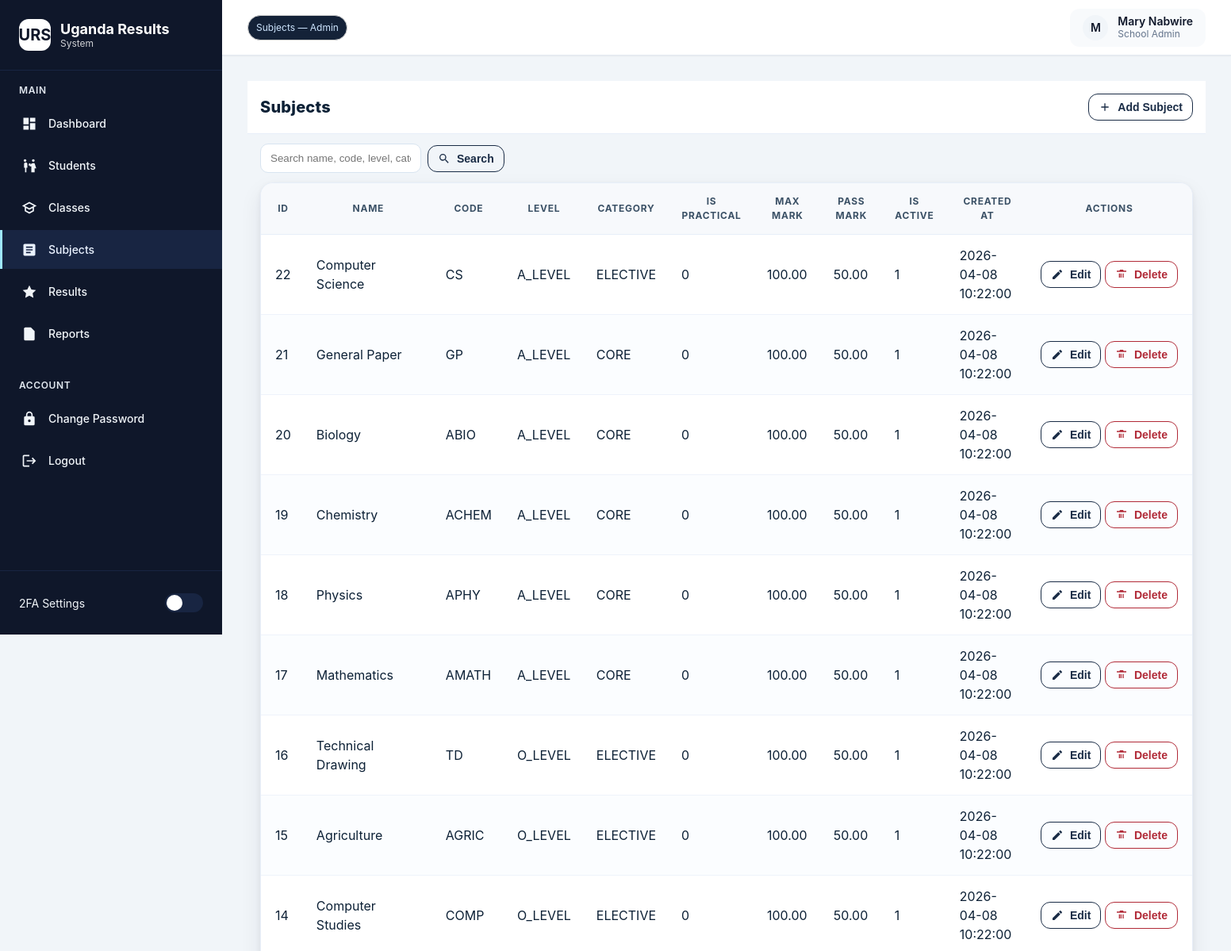
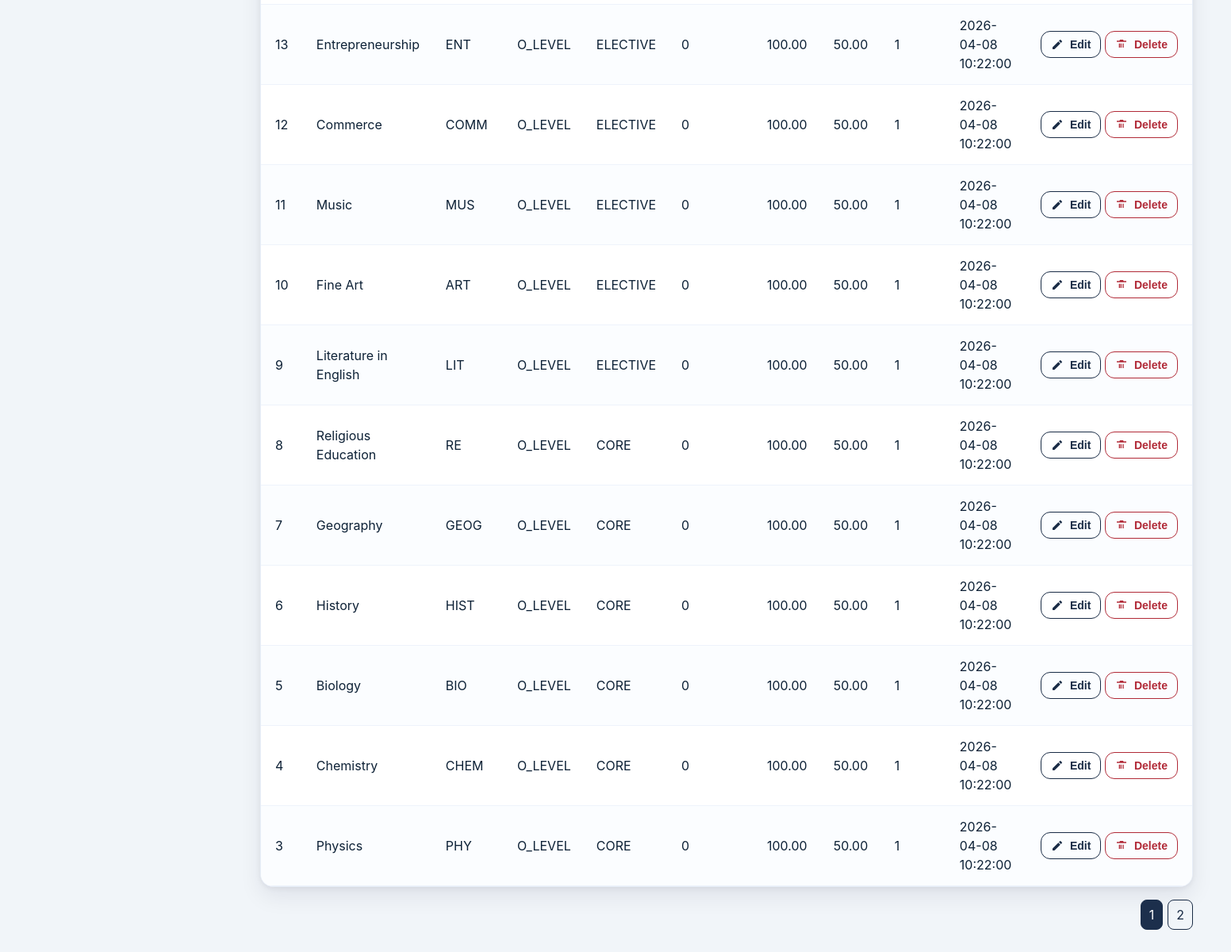
The app's page /public/admin/subjects.php (signed in) with its own data (2 pictures, top to bottom).
### tables this page shows
CREATE TABLE subjects (
    id INT PRIMARY KEY AUTO_INCREMENT,
    school_id INT NOT NULL,
    name VARCHAR(100) NOT NULL,
    code VARCHAR(20) NOT NULL,
    level ENUM('O_LEVEL', 'A_LEVEL', 'BOTH') NOT NULL,
    category ENUM('CORE', 'ELECTIVE', 'SUBSIDIARY') DEFAULT 'CORE',
    is_practical BOOLEAN DEFAULT FALSE,
    max_mark DECIMAL(5,2) DEFAULT 100.00,
    pass_mark DECIMAL(5,2) DEFAULT 50.00,
    is_active BOOLEAN DEFAULT TRUE,
    created_at TIMESTAMP DEFAULT CURRENT_TIMESTAMP
);

### public/admin/subjects.php (the view, shortened to what this page needs)
<?php
$schoolId = $_SESSION['school_id'] ?? (function_exists('get_school_id') ? get_school_id() : null);
function __get_pdo_subj(): PDO {
    $dsn  = defined('DB_DSN')  ? DB_DSN  : 'mysql:host='.(defined('DB_HOST')?DB_HOST:'127.0.0.1').';dbname='.(defined('DB_NAME')?DB_NAME:'').';charset=utf8mb4';
    $user = defined('DB_USER') ? DB_USER : '';
    $pass = defined('DB_PASS') ? DB_PASS : '';
    return new PDO($dsn, $user, $pass, [
        PDO::ATTR_ERRMODE            => PDO::ERRMODE_EXCEPTION,
        PDO::ATTR_DEFAULT_FETCH_MODE => PDO::FETCH_ASSOC,
    ]);
}
function __table_exists_subj(PDO $pdo, string $table): bool {
    $stmt = $pdo->query("SHOW TABLES LIKE " . $pdo->quote($table));
    return (bool)$stmt->fetchColumn();
}
function __columns_subj(PDO $pdo, string $table): array {
    $cols = [];
    foreach ($pdo->query("SHOW COLUMNS FROM `{$table}`") as $row) { $cols[] = $row['Field']; }
    return $cols;
}
function __ix(array $a, array $b): array { return array_values(array_intersect($a, $b)); }
$pdo           = __get_pdo_subj();
$subjectsTable = 'subjects';
if (!__table_exists_subj($pdo, $subjectsTable)) {
    include __DIR__ . '/../../views/layouts/header.php';
    echo '<div class="container" style="padding:16px">';
    echo '<div class="alert alert-warning">The table <strong>'.$subjectsTable.'</strong> was not found. Please import your schema or update this file.</div>';
    echo '</div>';
    include __DIR__ . '/../../views/layouts/footer.php';
    exit;
}
$cols           = __columns_subj($pdo, $subjectsTable);
$hasId          = in_array('id', $cols, true);
$hasSchoolCol   = in_array('school_id', $cols, true);
$q      = trim((string)($_GET['q'] ?? ''));
$page   = max(1, (int)($_GET['page'] ?? 1));
$per    = 20;
$offset = ($page - 1) * $per;
$where = []; $bind = [];
if ($hasSchoolCol && $schoolId !== null) { $where[]="`school_id`=:sid"; $bind[':sid']=$schoolId; }
$whereSql = $where ? 'WHERE '.implode(' AND ', $where) : '';
$cnt = $pdo->prepare("SELECT COUNT(*) FROM `{$subjectsTable}` {$whereSql}");
$cnt->execute($bind);
$total = (int)$cnt->fetchColumn();
$preferred = __ix(
    ['id','name','code','level','category','is_practical','max_mark','pass_mark','is_active','created_at'],
    $cols
);
$sel = $pdo->prepare("SELECT `".implode('`,`',$preferred)."` FROM `{$subjectsTable}` {$whereSql} ORDER BY ".($hasId?'`id` DESC':'1')." LIMIT :lim OFFSET :off");
foreach ($bind as $k=>$v) { $sel->bindValue($k, $v, is_int($v)?PDO::PARAM_INT:PDO::PARAM_STR); }
$sel->bindValue(':lim', $per, PDO::PARAM_INT);
$sel->bindValue(':off', $offset, PDO::PARAM_INT);
$sel->execute();
$rows  = $sel->fetchAll();
$pages = (int)ceil($total / $per);
include __DIR__ . '/../../views/layouts/header.php';
?>
<section class="subjects-page">
  <div class="page-head">
    <h1>Subjects</h1>
    <div class="actions">
      <button class="btn btn-primary" id="btnOpenAdd" type="button">
        <svg viewBox="0 0 24 24" fill="currentColor"><path d="M11 11V5h2v6h6v2h-6v6h-2v-6H5v-2z"/></svg>
        Add Subject
      </button>
    </div>
  </div>
  <form class="search" method="get" action="">
    <input type="text" name="q" value="<?php echo htmlspecialchars($q); ?>" placeholder="Search name, code, level, category, teacher…">
    <button class="btn" type="submit">
      <svg viewBox="0 0 24 24" fill="currentColor"><path d="M15.5 14h-.79l-.28-.27A6.471 6.471 0 0 0 16 9.5 6.5 6.5 0 1 0 9.5 16c1.61 0 3.09-.59 4.23-1.57l.27.28v.79l5 4.99L20.49 19l-4.99-5zM9.5 14A4.5 4.5 0 1 1 14 9.5 4.505 4.505 0 0 1 9.5 14z"/></svg>
      Search
    </button>
  </form>
  <div class="table-wrap">
    <?php if ($total === 0): ?>
      <div class="empty">No subjects found<?php echo $q ? ' for "<strong>'.htmlspecialchars($q).'</strong>"' : ''; ?>.</div>
    <?php else: ?>
      <table>
        <thead>
          <tr>
            <?php foreach ($preferred as $c): ?>
              <th><?php echo ucwords(str_replace('_',' ', $c)); ?></th>
            <?php endforeach; ?>
            <?php if ($hasId): ?><th class="actions-col">Actions</th><?php endif; ?>
          </tr>
        </thead>
        <tbody>
          <?php foreach ($rows as $r): ?>
            <tr>
              <?php foreach ($preferred as $c): ?>
                <td>
                  <?php
                    $val = $r[$c];
                    if (in_array($c, ['is_practical','is_active'], true)) {
                        echo (int)$val ? '1' : '0';
                    } else {
                        echo htmlspecialchars(is_scalar($val) ? (string)$val : json_encode($val));
                    }
                  ?>
                </td>
              <?php endforeach; ?>
              <?php if ($hasId): ?>
                <td class="actions-col">
                  <button class="btn" type="button" data-act="edit"
                          data-row='<?php echo htmlspecialchars(json_encode($r), ENT_QUOTES, "UTF-8"); ?>' title="Edit">
                    <svg viewBox="0 0 24 24" fill="currentColor"><path d="M3 17.25V21h3.75L17.81 9.94l-3.75-3.75L3 17.25zM20.71 7.04a1.003 1.003 0 0 0 0-1.41l-2.34-2.34a1.003 1.003 0 0 0-1.41 0l-1.83 1.83 3.75 3.75 1.83-1.83z"/></svg>
                    Edit
                  </button>
                  <form method="post" style="display:inline" onsubmit="return confirm('Delete this subject? This cannot be undone.');">
                    <button class="btn btn-danger" type="submit" title="Delete">
                      <svg viewBox="0 0 24 24" fill="currentColor"><path d="M9 3h6l1 2h5v2H3V5h5l1-2zm1 7h2v8h-2v-8zm4 0h2v8h-2v-8zM7 10h2v8H7v-8z"/></svg>
                      Delete
                    </button>
                  </form>
                </td>
              <?php endif; ?>
            </tr>
          <?php endforeach; ?>
        </tbody>
      </table>
    <?php endif; ?>
  </div>
  <?php if ($pages > 1): ?>
    <div class="pagination">
      <?php for ($i=1; $i<=$pages; $i++):
        $url = '?'.http_build_query(['q'=>$q,'page'=>$i]);
        $cls = 'page-link'.($i === $page ? ' active' : '');
      ?>
        <a class="<?php echo $cls; ?>" href="<?php echo $url; ?>"><?php echo $i; ?></a>
      <?php endfor; ?>
    </div>
  <?php endif; ?>
</section>
<?php include __DIR__ . '/../../views/layouts/footer.php';

### assets/css/app.css (style rules this page uses)
:root { --primary-50: #f8fafc;; --primary-100: #f1f5f9; --primary-200: #e2e8f0; --primary-300: #cbd5e1; --primary-400: #94a3b8; --primary-500: #182542; --primary-600: #182542; --primary-700: #0f172a; --primary-800: #0f172a; --primary-900: #0f172a; --gray-50: #f8fafc; --gray-100: #f1f5f9; --gray-200: #e2e8f0; --gray-300: #cbd5e1; --gray-400: #94a3b8; --gray-500: #64748b; --gray-600: #475569; --gray-700: #334155; --gray-800: #1e293b; --gray-900: #0f172a; --white: #ffffff; --black: #000000; --shadow-sm: 0 1px 2px 0 rgb(0 0 0 / 0.05); --shadow-md: 0 4px 6px -1px rgb(0 0 0 / 0.1), 0 2px 4px -2px rgb(0 0 0 / 0.1); --shadow-lg: 0 10px 15px -3px rgb(0 0 0 / 0.1), 0 4px 6px -4px rgb(0 0 0 / 0.1); --shadow-xl: 0 20px 25px -5px rgb(0 0 0 / 0.1), 0 8px 10px -6px rgb(0 0 0 / 0.1); --radius-sm: 0.375rem; --radius-md: 0.5rem; --radius-lg: 0.75rem; --radius-xl: 1rem; --transition: all 0.3s cubic-bezier(0.4, 0, 0.2, 1); --transition-fast: all 0.15s cubic-bezier(0.4, 0, 0.2, 1); --sidebar-width: 280px; }
*, *::before, *::after { box-sizing: border-box; margin: 0; padding: 0; }
html { font-size: 16px; line-height: 1.5; font-family: -apple-system, BlinkMacSystemFont, 'Segoe UI', Roboto, 'Helvetica Neue', Arial, sans-serif; scroll-behavior: smooth; }
body { background-color: var(--gray-100); color: var(--gray-900); min-height: 100vh; transition: var(--transition); font-feature-settings: 'kern' 1, 'liga' 1; text-rendering: optimizeLegibility; -webkit-font-smoothing: antialiased; -moz-osx-font-smoothing: grayscale; }
table tbody tr { transition: background-color .18s ease, color .18s ease; }
.btn { display: inline-flex; align-items: center; justify-content: center; padding: 0.625rem 1.25rem; border: 1px solid transparent; border-radius: var(--radius-md); font-size: 0.875rem; font-weight: 500; text-decoration: none; cursor: pointer; transition: var(--transition); gap: 0.5rem; white-space: nowrap; }
.btn-primary { background-color: var(--primary-600); color: var(--white); border-color: var(--primary-600); }

### records on screen
subjects: id "22", name "Computer Science", code "CS", level "A_LEVEL", category "ELECTIVE", is_practical "0", max_mark "100.00", pass_mark "50.00", is_active "1", created_at "2026-04-08 10:22:00"
subjects: id "21", name "General Paper", code "GP", level "A_LEVEL", category "CORE", is_practical "0", max_mark "100.00", pass_mark "50.00", is_active "1", created_at "2026-04-08 10:22:00"
subjects: id "20", name "Biology", code "ABIO", level "A_LEVEL", category "CORE", is_practical "0", max_mark "100.00", pass_mark "50.00", is_active "1", created_at "2026-04-08 10:22:00"
subjects: id "19", name "Chemistry", code "ACHEM", level "A_LEVEL", category "CORE", is_practical "0", max_mark "100.00", pass_mark "50.00", is_active "1", created_at "2026-04-08 10:22:00"
subjects: id "18", name "Physics", code "APHY", level "A_LEVEL", category "CORE", is_practical "0", max_mark "100.00", pass_mark "50.00", is_active "1", created_at "2026-04-08 10:22:00"
subjects: id "17", name "Mathematics", code "AMATH", level "A_LEVEL", category "CORE", is_practical "0", max_mark "100.00", pass_mark "50.00", is_active "1", created_at "2026-04-08 10:22:00"
subjects: id "16", name "Technical Drawing", code "TD", level "O_LEVEL", category "ELECTIVE", is_practical "0", max_mark "100.00", pass_mark "50.00", is_active "1", created_at "2026-04-08 10:22:00"
subjects: id "15", name "Agriculture", code "AGRIC", level "O_LEVEL", category "ELECTIVE", is_practical "0", max_mark "100.00", pass_mark "50.00", is_active "1", created_at "2026-04-08 10:22:00"
subjects: id "14", name "Computer Studies", code "COMP", level "O_LEVEL", category "ELECTIVE", is_practical "0", max_mark "100.00", pass_mark "50.00", is_active "1", created_at "2026-04-08 10:22:00"
subjects: id "13", name "Entrepreneurship", code "ENT", level "O_LEVEL", category "ELECTIVE", is_practical "0", max_mark "100.00", pass_mark "50.00", is_active "1", created_at "2026-04-08 10:22:00"
subjects: id "12", name "Commerce", code "COMM", level "O_LEVEL", category "ELECTIVE", is_practical "0", max_mark "100.00", pass_mark "50.00", is_active "1", created_at "2026-04-08 10:22:00"
subjects: id "11", name "Music", code "MUS", level "O_LEVEL", category "ELECTIVE", is_practical "0", max_mark "100.00", pass_mark "50.00", is_active "1", created_at "2026-04-08 10:22:00"
subjects: id "10", name "Fine Art", code "ART", level "O_LEVEL", category "ELECTIVE", is_practical "0", max_mark "100.00", pass_mark "50.00", is_active "1", created_at "2026-04-08 10:22:00"
subjects: id "9", name "Literature in English", code "LIT", level "O_LEVEL", category "ELECTIVE", is_practical "0", max_mark "100.00", pass_mark "50.00", is_active "1", created_at "2026-04-08 10:22:00"
subjects: id "8", name "Religious Education", code "RE", level "O_LEVEL", category "CORE", is_practical "0", max_mark "100.00", pass_mark "50.00", is_active "1", created_at "2026-04-08 10:22:00"
subjects: id "7", name "Geography", code "GEOG", level "O_LEVEL", category "CORE", is_practical "0", max_mark "100.00", pass_mark "50.00", is_active "1", created_at "2026-04-08 10:22:00"
subjects: id "6", name "History", code "HIST", level "O_LEVEL", category "CORE", is_practical "0", max_mark "100.00", pass_mark "50.00", is_active "1", created_at "2026-04-08 10:22:00"
subjects: id "5", name "Biology", code "BIO", level "O_LEVEL", category "CORE", is_practical "0", max_mark "100.00", pass_mark "50.00", is_active "1", created_at "2026-04-08 10:22:00"
subjects: id "4", name "Chemistry", code "CHEM", level "O_LEVEL", category "CORE", is_practical "0", max_mark "100.00", pass_mark "50.00", is_active "1", created_at "2026-04-08 10:22:00"
subjects: id "3", name "Physics", code "PHY", level "O_LEVEL", category "CORE", is_practical "0", max_mark "100.00", pass_mark "50.00", is_active "1", created_at "2026-04-08 10:22:00"

### other values on screen
current_page_label() "Subjects — Admin"
substr($_SESSION['user_name'] ?? 'U', 0, 1) "M"
$_SESSION['user_name'] "Mary Nabwire"
str_replace('_',' ', strtolower($userRole)) "School Admin"
str_replace('_',' ', $c) "ID"
str_replace('_',' ', $c) "NAME"
str_replace('_',' ', $c) "CODE"
str_replace('_',' ', $c) "LEVEL"
str_replace('_',' ', $c) "CATEGORY"
str_replace('_',' ', $c) "IS PRACTICAL"
str_replace('_',' ', $c) "MAX MARK"
str_replace('_',' ', $c) "PASS MARK"
str_replace('_',' ', $c) "IS ACTIVE"
str_replace('_',' ', $c) "CREATED AT"
